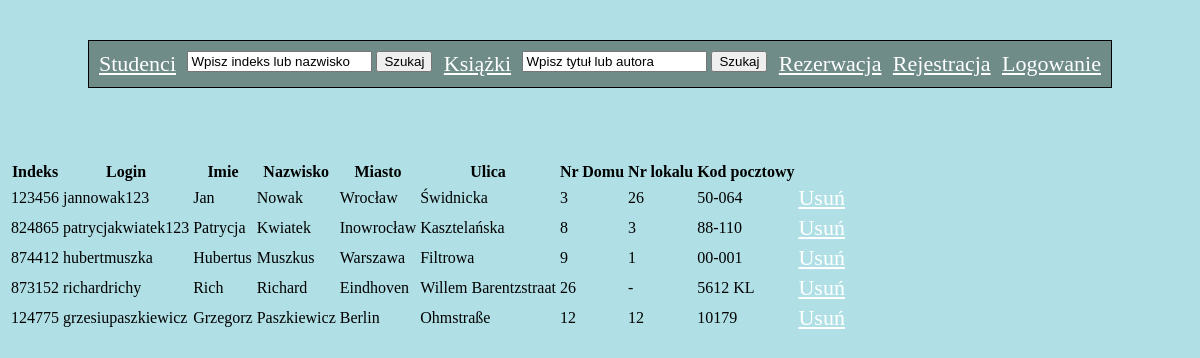
The page / on the database its author committed.
### tables this page shows
CREATE TABLE studenci (
id_student INT(10) NOT NULL AUTO_INCREMENT,
login VARCHAR(30) NOT NULL UNIQUE,
haslo VARCHAR(40) NOT NULL,
indeks INT(6) DEFAULT NULL,
imie VARCHAR(20) DEFAULT NULL,
nazwisko VARCHAR(30) DEFAULT NULL,
miasto VARCHAR(20) DEFAULT NULL,
ulica VARCHAR(30) DEFAULT NULL,
nr_domu VARCHAR(10) DEFAULT NULL,
nr_lokalu VARCHAR(10) DEFAULT NULL,
kod_pocztowy VARCHAR(10) DEFAULT NULL,
PRIMARY KEY (id_student)
);

### index.php (the view, shortened to what this page needs)
<?php
include 'widok.php';
?>
<?php
$link = new mysqli("localhost", "root", "", "biblioteka");
$q = "SELECT * FROM studenci";
$result = mysqli_query($link, $q) or die($link->error);
?>
<div>
	<table>
		<thead>
			<tr>
				<th>Indeks</th>
				<th>Login</th>
				<th>Imie</th>
				<th>Nazwisko</th>
				<th>Miasto</th>
				<th>Ulica</th>
				<th>Nr Domu</th>
				<th>Nr lokalu</th>
				<th>Kod pocztowy</th>
			</tr>
		</thead>
		<?php
			while ($row = $result->fetch_assoc()): ?>
		<tr>
			<td><?php echo $row['indeks']; ?></td>
			<td><?php echo $row['login']; ?></td>
			<td><?php echo $row['imie']; ?></td>
			<td><?php echo $row['nazwisko']; ?></td>
			<td><?php echo $row['miasto']; ?></td>
			<td><?php echo $row['ulica']; ?></td>
			<td><?php echo $row['nr_domu']; ?></td>
			<td><?php echo $row['nr_lokalu']; ?></td>
			<td><?php echo $row['kod_pocztowy']; ?></td>
			<td><?php echo "<a class=\"tytul\" href=\"usun_studenta.php?id_student={$row['id_student']}\">Usuń</a>" ?></td>
		</tr>
		<?php endwhile; ?>
	</table>
</div>

### style.css (style rules this page uses)
body { background-color: powderblue; }
a { color: white; font-size: 22px; }

### rows shown on the page
studenci: indeks "123456", login "jannowak123", imie "Jan", nazwisko "Nowak", miasto "Wrocław", ulica "Świdnicka", nr_domu "3", nr_lokalu "26", kod_pocztowy "50-064"
studenci: indeks "824865", login "patrycjakwiatek123", imie "Patrycja", nazwisko "Kwiatek", miasto "Inowrocław", ulica "Kasztelańska", nr_domu "8", nr_lokalu "3", kod_pocztowy "88-110"
studenci: indeks "874412", login "hubertmuszka", imie "Hubertus", nazwisko "Muszkus", miasto "Warszawa", ulica "Filtrowa", nr_domu "9", nr_lokalu "1", kod_pocztowy "00-001"
studenci: indeks "873152", login "richardrichy", imie "Rich", nazwisko "Richard", miasto "Eindhoven", ulica "Willem Barentzstraat", nr_domu "26", nr_lokalu "-", kod_pocztowy "5612 KL"
studenci: indeks "124775", login "grzesiupaszkiewicz", imie "Grzegorz", nazwisko "Paszkiewicz", miasto "Berlin", ulica "Ohmstraße", nr_domu "12", nr_lokalu "12", kod_pocztowy "10179"
